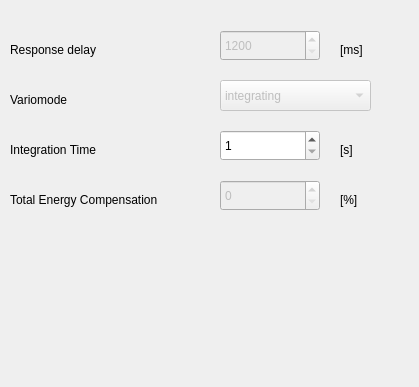
<?xml version="1.0" encoding="UTF-8"?>
<ui version="4.0">
 <class>VarioFrame</class>
 <widget class="QWidget" name="VarioFrame">
  <property name="geometry">
   <rect>
    <x>0</x>
    <y>0</y>
    <width>419</width>
    <height>387</height>
   </rect>
  </property>
  <property name="windowTitle">
   <string>Variometer</string>
  </property>
  <widget class="QSpinBox" name="spinBox_ITime">
   <property name="geometry">
    <rect>
     <x>220</x>
     <y>130</y>
     <width>100</width>
     <height>31</height>
    </rect>
   </property>
   <property name="minimum">
    <number>1</number>
   </property>
   <property name="maximum">
    <number>30</number>
   </property>
  </widget>
  <widget class="QLabel" name="textLabel_RespDelayUnit">
   <property name="geometry">
    <rect>
     <x>340</x>
     <y>40</y>
     <width>67</width>
     <height>20</height>
    </rect>
   </property>
   <property name="text">
    <string>[ms]</string>
   </property>
   <property name="wordWrap">
    <bool>false</bool>
   </property>
  </widget>
  <widget class="QLabel" name="textLabel_ITimeUnit">
   <property name="geometry">
    <rect>
     <x>340</x>
     <y>140</y>
     <width>67</width>
     <height>20</height>
    </rect>
   </property>
   <property name="text">
    <string>[s]</string>
   </property>
   <property name="wordWrap">
    <bool>false</bool>
   </property>
  </widget>
  <widget class="QLabel" name="textLabel_TECUnit">
   <property name="geometry">
    <rect>
     <x>340</x>
     <y>190</y>
     <width>67</width>
     <height>20</height>
    </rect>
   </property>
   <property name="text">
    <string>[%]</string>
   </property>
   <property name="wordWrap">
    <bool>false</bool>
   </property>
  </widget>
  <widget class="QSpinBox" name="spinBox_RespDelay">
   <property name="enabled">
    <bool>false</bool>
   </property>
   <property name="geometry">
    <rect>
     <x>220</x>
     <y>30</y>
     <width>100</width>
     <height>31</height>
    </rect>
   </property>
   <property name="minimum">
    <number>1200</number>
   </property>
   <property name="maximum">
    <number>8000</number>
   </property>
   <property name="singleStep">
    <number>200</number>
   </property>
  </widget>
  <widget class="QComboBox" name="comboBox_Variomode">
   <property name="enabled">
    <bool>false</bool>
   </property>
   <property name="geometry">
    <rect>
     <x>220</x>
     <y>80</y>
     <width>151</width>
     <height>31</height>
    </rect>
   </property>
   <item>
    <property name="text">
     <string>integrating</string>
    </property>
   </item>
   <item>
    <property name="text">
     <string>netto</string>
    </property>
   </item>
   <item>
    <property name="text">
     <string>integrating/netto</string>
    </property>
   </item>
  </widget>
  <widget class="QSpinBox" name="spinBox_TEC">
   <property name="enabled">
    <bool>false</bool>
   </property>
   <property name="geometry">
    <rect>
     <x>220</x>
     <y>180</y>
     <width>100</width>
     <height>31</height>
    </rect>
   </property>
  </widget>
  <widget class="QLabel" name="textLabel_TEC">
   <property name="geometry">
    <rect>
     <x>10</x>
     <y>190</y>
     <width>203</width>
     <height>20</height>
    </rect>
   </property>
   <property name="text">
    <string>Total Energy Compensation</string>
   </property>
   <property name="wordWrap">
    <bool>false</bool>
   </property>
  </widget>
  <widget class="QLabel" name="textLabel_ITime">
   <property name="geometry">
    <rect>
     <x>10</x>
     <y>140</y>
     <width>134</width>
     <height>20</height>
    </rect>
   </property>
   <property name="text">
    <string>Integration Time</string>
   </property>
   <property name="wordWrap">
    <bool>false</bool>
   </property>
  </widget>
  <widget class="QLabel" name="textLabel_Variomode">
   <property name="geometry">
    <rect>
     <x>10</x>
     <y>90</y>
     <width>134</width>
     <height>20</height>
    </rect>
   </property>
   <property name="text">
    <string>Variomode</string>
   </property>
   <property name="wordWrap">
    <bool>false</bool>
   </property>
  </widget>
  <widget class="QLabel" name="textLabel_RespDelay">
   <property name="geometry">
    <rect>
     <x>10</x>
     <y>40</y>
     <width>150</width>
     <height>20</height>
    </rect>
   </property>
   <property name="text">
    <string>Response delay</string>
   </property>
   <property name="wordWrap">
    <bool>false</bool>
   </property>
  </widget>
 </widget>
 <layoutdefault spacing="6" margin="11"/>
 <resources/>
 <connections/>
</ui>
